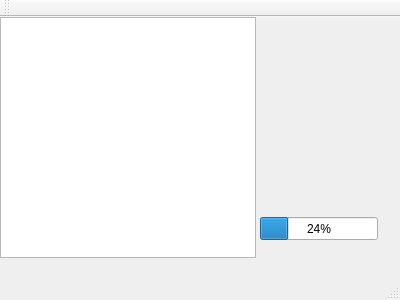
<?xml version="1.0" encoding="UTF-8"?>
<ui version="4.0">
 <class>MainWindow</class>
 <widget class="QMainWindow" name="MainWindow">
  <property name="geometry">
   <rect>
    <x>0</x>
    <y>0</y>
    <width>400</width>
    <height>300</height>
   </rect>
  </property>
  <property name="windowTitle">
   <string>Rust Sample</string>
  </property>
  <widget class="QWidget" name="centralWidget">
   <widget class="QListView" name="listView">
    <property name="geometry">
     <rect>
      <x>0</x>
      <y>0</y>
      <width>256</width>
      <height>241</height>
     </rect>
    </property>
   </widget>
   <widget class="QProgressBar" name="progressBar">
    <property name="geometry">
     <rect>
      <x>260</x>
      <y>200</y>
      <width>118</width>
      <height>23</height>
     </rect>
    </property>
    <property name="value">
     <number>24</number>
    </property>
   </widget>
  </widget>
  <widget class="QMenuBar" name="menuBar">
   <property name="geometry">
    <rect>
     <x>0</x>
     <y>0</y>
     <width>400</width>
     <height>29</height>
    </rect>
   </property>
  </widget>
  <widget class="QStatusBar" name="statusBar"/>
  <widget class="QToolBar" name="toolBar">
   <property name="windowTitle">
    <string>toolBar</string>
   </property>
   <attribute name="toolBarArea">
    <enum>TopToolBarArea</enum>
   </attribute>
   <attribute name="toolBarBreak">
    <bool>false</bool>
   </attribute>
  </widget>
 </widget>
 <layoutdefault spacing="6" margin="11"/>
 <resources/>
 <connections/>
</ui>
